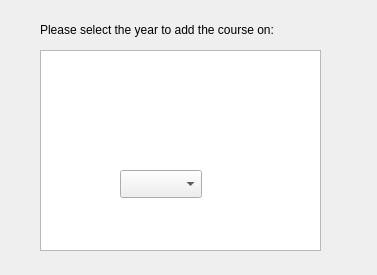
<?xml version="1.0" encoding="UTF-8"?>
<ui version="4.0">
 <class>Year_Selection_Dialog</class>
 <widget class="QWidget" name="Year_Selection_Dialog">
  <property name="geometry">
   <rect>
    <x>0</x>
    <y>0</y>
    <width>377</width>
    <height>275</height>
   </rect>
  </property>
  <property name="windowTitle">
   <string>Form</string>
  </property>
  <widget class="QLabel" name="label">
   <property name="geometry">
    <rect>
     <x>40</x>
     <y>20</y>
     <width>301</width>
     <height>20</height>
    </rect>
   </property>
   <property name="text">
    <string>Please select the year to add the course on:</string>
   </property>
  </widget>
  <widget class="QListView" name="listView">
   <property name="geometry">
    <rect>
     <x>40</x>
     <y>50</y>
     <width>281</width>
     <height>201</height>
    </rect>
   </property>
  </widget>
  <widget class="QComboBox" name="comboBox">
   <property name="geometry">
    <rect>
     <x>120</x>
     <y>170</y>
     <width>82</width>
     <height>28</height>
    </rect>
   </property>
  </widget>
 </widget>
 <resources/>
 <connections/>
</ui>
